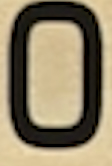
#> input picture cifre/0.jpg, 112 x 166 px
$ python -i mathable.py   (imports and definitions only)
#> lines starting #> are read from the running program, lines starting #| are printed output that depends on the picture; after the words box and inside, x2 and y2 are one past the last pixel; in counts of white or black regions, pixels touching at a corner belong together
#> further down, picture is the input picture: shape (166, 112, 3); mean B, G, R 103, 129, 141.3
import cv2 as cv
import os
import numpy as np
import matplotlib.pyplot as plt
verboz = 1
def show_image(title,image):
#> called with title = 'image1'
    image=cv.resize(image,(0,0),fx=0.25,fy=0.25)
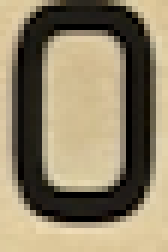
#> image: shape (42, 28, 3) (shown 6 times larger); mean of channels 0, 1, 2 103.8, 130.1, 142.4; drawn as B, G, R
    cv.imshow(title,image)
    cv.waitKey(0)
    cv.destroyAllWindows()

def extrage_careu(image):
    image1=image
    show_image("image1", image1)
    image_m_blur = cv.medianBlur(image,1)
    image_g_blur = cv.GaussianBlur(image_m_blur, (0, 0), 1)
    _, thresh = cv.threshold(image_g_blur, 30, 255, cv.THRESH_BINARY)
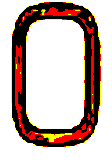
#> thresh: shape (166, 112, 3); mean B, G, R 174.7, 181.4, 201.1

    if verboz==1:
        show_image('image_thresholded',thresh) #
#> call 2 of show_image, with title = 'image_thresholded'
#> in show_image (call 2), `image=cv.resize(image,(0,0),fx=0.25,fy=0.25)`:
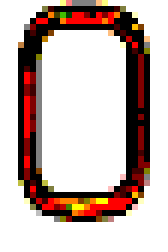
#> image: shape (42, 28, 3) (shown 6 times larger); mean of channels 0, 1, 2 176.5, 181.4, 198.9; drawn as B, G, R

    edges =  cv.Canny(thresh ,200,400)
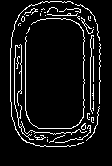
#> edges: shape (166, 112); 8% white in thin lines or dots, all inside (x1, y1, x2, y2) = (10, 1, 101, 147)
    if verboz==1:
        show_image('edges',edges) #
#> call 3 of show_image, with title = 'edges'
#> in show_image (call 3), `image=cv.resize(image,(0,0),fx=0.25,fy=0.25)`:
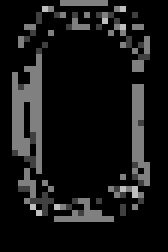
#> image: shape (42, 28) (shown 6 times larger); min 0, max 191, mean 22.1
    contours, _ = cv.findContours(edges,  cv.RETR_EXTERNAL, cv.CHAIN_APPROX_SIMPLE)
#> contours = 46 contours, all with area under 20


    max_area = 0
    for i in range(len(contours)):
        if(len(contours[i]) >3):
            possible_top_left = None
            possible_bottom_right = None
            for point in contours[i].squeeze():
                if possible_top_left is None or point[0] + point[1] < possible_top_left[0] + possible_top_left[1]:
                    possible_top_left = point

                if possible_bottom_right is None or point[0] + point[1] > possible_bottom_right[0] + possible_bottom_right[1] :
                    possible_bottom_right = point

            diff = np.diff(contours[i].squeeze(), axis = 1)
            possible_top_right = contours[i].squeeze()[np.argmin(diff)]
            possible_bottom_left = contours[i].squeeze()[np.argmax(diff)]
            if cv.contourArea(np.array([[possible_top_left],[possible_top_right],[possible_bottom_right],[possible_bottom_left]])) > max_area:
                max_area = cv.contourArea(np.array([[possible_top_left],[possible_top_right],[possible_bottom_right],[possible_bottom_left]]))
                top_left = possible_top_left
                bottom_right = possible_bottom_right
                top_right = possible_top_right
                bottom_left = possible_bottom_left
#> this loop made 46 passes
#> (max_area, top_left, bottom_right, top_right, bottom_left) on passes 19, 29, 46: (2924, [15, 45], [86, 131], [19, 47], [22, 133]), (4646, [33, 22], [79, 123], [79, 24], [33, 125]), (6895.5, [26, 7], [75, 145], [73, 3], [21, 138])
#> (max_area, bottom_right, top_right, bottom_left) on pass 8: (149.5, [87, 135], [90, 125], [55, 142])
#> after the loop, max_area = 6895.5


    width = 1700
    height = 1700
#> (the run stopped early here; a loop or call above may not have finished)

$ run again, on cifre/12.jpg
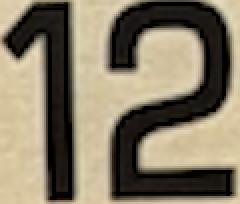
#> input picture cifre/12.jpg, 120 x 102 px (shown 2 times larger)
#> picture is the input picture: shape (102, 120, 3); mean B, G, R 101.9, 122.6, 132.6
#> in extrage_careu, `edges =  cv.Canny(thresh ,200,400)`:
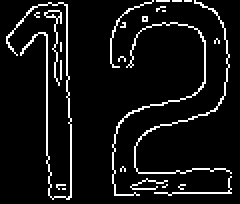
#> edges: shape (102, 120) (shown 2 times larger); 7.4% white in thin lines or dots
#> in show_image (call 3), `image=cv.resize(image,(0,0),fx=0.25,fy=0.25)`:
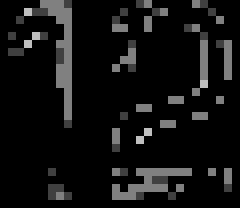
#> image: shape (26, 30) (shown 8 times larger); min 0, max 191, mean 17.8
#> contours = 24 contours, 22 with area under 20; largest, box (x1, y1, x2, y2) and area: (3, 1, 36, 100) 24, (22, 5, 31, 43) 23
#> the loop in extrage_careu, `for i in range(len(contours)):` made 24 passes
#> (max_area, top_left, bottom_right, top_right, bottom_left) on passes 12, 20: (1618.5, [71, 14], [69, 97], [98, 14], [57, 97]), (2431, [97, 0], [115, 86], [108, 6], [68, 85])
#> after the loop in extrage_careu, `for i in range(len(contours)):`: max_area = 2431

$ run again, on cifre/13.jpg
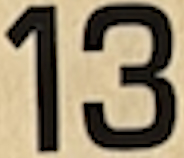
#> input picture cifre/13.jpg, 184 x 158 px
#> picture is the input picture: shape (158, 184, 3); mean B, G, R 108.1, 133.3, 146.7
#> in extrage_careu, `edges =  cv.Canny(thresh ,200,400)`:
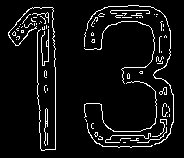
#> edges: shape (158, 184); 6.7% white in thin lines or dots, all inside (x1, y1, x2, y2) = (8, 5, 174, 151)
#> in show_image (call 3), `image=cv.resize(image,(0,0),fx=0.25,fy=0.25)`:
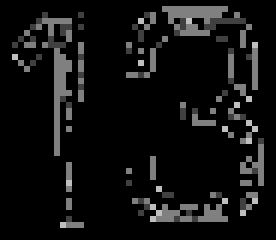
#> image: shape (40, 46) (shown 6 times larger); min 0, max 191, mean 17.2
#> contours = 74 contours, 71 with area under 20; largest, box (x1, y1, x2, y2) and area: (44, 108, 48, 146) 30, (153, 28, 174, 145) 26, (8, 7, 56, 151) 25
#> the loop in extrage_careu, `for i in range(len(contours)):` made 74 passes
#> (max_area, top_left, bottom_right, top_right, bottom_left) on passes 5, 10, 21, 73: (166.5, [106, 139], [148, 138], [150, 133], [105, 142]), (539, [87, 123], [151, 146], [152, 145], [94, 141]), (1815, [84, 104], [150, 128], [150, 86], [84, 117]), (2700.5, [28, 9], [55, 149], [52, 7], [41, 150])
#> after the loop in extrage_careu, `for i in range(len(contours)):`: max_area = 2700.5

$ run again, on cifre/14.jpg
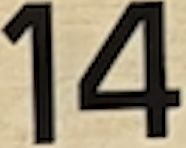
#> input picture cifre/14.jpg, 186 x 148 px
#> picture is the input picture: shape (148, 186, 3); mean B, G, R 111.8, 134.7, 145.4
#> in extrage_careu, `edges =  cv.Canny(thresh ,200,400)`:
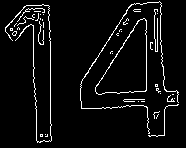
#> edges: shape (148, 186); 5.2% white in thin lines or dots, all inside (x1, y1, x2, y2) = (5, 1, 179, 143)
#> in show_image (call 3), `image=cv.resize(image,(0,0),fx=0.25,fy=0.25)`:
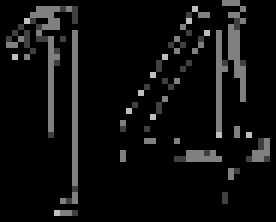
#> image: shape (37, 46) (shown 6 times larger); min 0, max 191, mean 14.6
#> contours = 43 contours, 40 with area under 20; largest, box (x1, y1, x2, y2) and area: (95, 18, 147, 95) 2216, (80, 1, 179, 134) 32, (5, 4, 52, 143) 24
#> the loop in extrage_careu, `for i in range(len(contours)):` made 43 passes
#> (max_area, top_left, bottom_right, top_right, bottom_left) on passes 6, 29, 42, 43: (404, [166, 106], [164, 135], [178, 104], [148, 135]), (2030.5, [138, 20], [145, 91], [146, 20], [96, 93]), (2586.5, [24, 6], [51, 140], [48, 5], [37, 142]), (5994, [131, 4], [149, 133], [159, 1], [81, 108])
#> after the loop in extrage_careu, `for i in range(len(contours)):`: max_area = 5994
